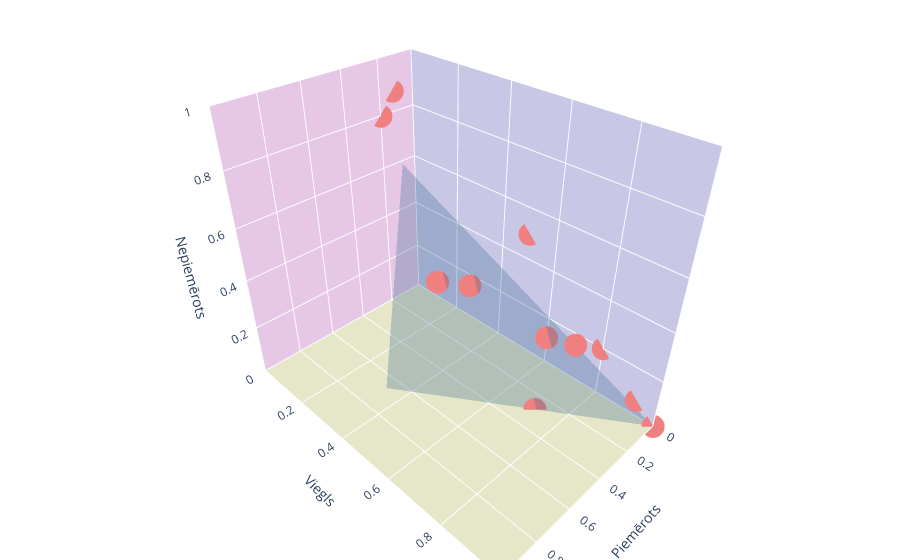

The notebook cell saved with this chart:
### Markdown cell above
## Telecides of students
Visualisation of each student

### Code cell
final_aggregation('user_id').show()

### Figure 1 — Plotly figure (JSON) as saved in the notebook; plotly's stock layout.template omitted (floating-point values rounded to 4 significant figures)
{"data": [{"color": "steelblue", "hoverinfo": "none", "opacity": 0.3, "type": "mesh3d", "x": [0.222, 0, 0.667], "y": [0.111, 1, 0.333], "z": [0.666, 0, 0]}, {"hovertemplate": "Piemērots: %{x:.2f}<br>Viegls: %{y:.2f}<br>Nepiemērots: %{z:.2f}<extra>%{text}</extra>", "marker": {"color": "lightcoral", "size": 8, "symbol": "circle"}, "mode": "markers", "text": [15, 44, 53, 54, 55, 68, 70, 77, 87, 90, 95, 96, 119, 125], "type": "scatter3d", "x": [0.2, 0.3333, 0.25, 0.1316, 0.2857, 0, 0, 0, 0.06667, 0, 0, 0, 0, 0.125], "y": [0, 0.3333, 0.4167, 0.6579, 0.7143, 0.9333, 0.9333, 0.5, 0.7333, 1, 1, 0.8, 0.5, 0], "z": [0.8, 0.3333, 0.3333, 0.2105, 0, 0.06667, 0.06667, 0.5, 0.2, 0, 0, 0.2, 0.5, 0.875]}], "layout": {"margin": {"b": 0, "l": 0, "r": 0, "t": 0}, "scene": {"xaxis": {"backgroundcolor": "rgb(200, 200, 230)", "gridcolor": "white", "nticks": 6, "range": [0, 1], "showbackground": true, "showspikes": false, "title": {"text": "Piemērots"}, "zerolinecolor": "white"}, "yaxis": {"backgroundcolor": "rgb(230, 200,230)", "gridcolor": "white", "nticks": 6, "range": [0, 1], "showbackground": true, "showspikes": false, "title": {"text": "Viegls"}, "zerolinecolor": "white"}, "zaxis": {"backgroundcolor": "rgb(230, 230,200)", "gridcolor": "white", "nticks": 6, "range": [0, 1], "showbackground": true, "showspikes": true, "title": {"text": "Nepiemērots"}, "zerolinecolor": "white"}}}}
